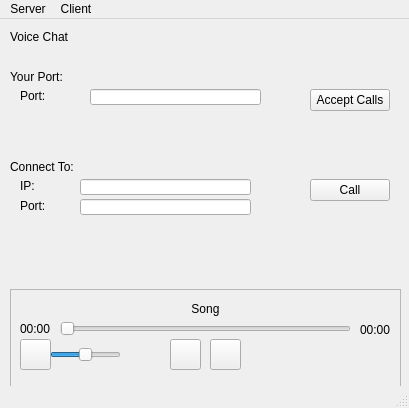
<?xml version="1.0" encoding="UTF-8"?>
<ui version="4.0">
 <class>MainWindow</class>
 <widget class="QMainWindow" name="MainWindow">
  <property name="geometry">
   <rect>
    <x>0</x>
    <y>0</y>
    <width>409</width>
    <height>408</height>
   </rect>
  </property>
  <property name="windowTitle">
   <string>MainWindow</string>
  </property>
  <widget class="QWidget" name="centralWidget">
   <widget class="QStackedWidget" name="widgets">
    <property name="geometry">
     <rect>
      <x>0</x>
      <y>0</y>
      <width>401</width>
      <height>261</height>
     </rect>
    </property>
    <property name="currentIndex">
     <number>5</number>
    </property>
    <widget class="QWidget" name="idle"/>
    <widget class="QWidget" name="svr_stream">
     <widget class="QLabel" name="svr_stream_lab">
      <property name="geometry">
       <rect>
        <x>10</x>
        <y>10</y>
        <width>81</width>
        <height>16</height>
       </rect>
      </property>
      <property name="text">
       <string>Server Stream</string>
      </property>
     </widget>
     <widget class="QLabel" name="svr_stream_lab_port">
      <property name="geometry">
       <rect>
        <x>20</x>
        <y>50</y>
        <width>41</width>
        <height>16</height>
       </rect>
      </property>
      <property name="text">
       <string>Port: </string>
      </property>
     </widget>
     <widget class="QLabel" name="svr_stream_lab_ip">
      <property name="geometry">
       <rect>
        <x>20</x>
        <y>30</y>
        <width>47</width>
        <height>14</height>
       </rect>
      </property>
      <property name="text">
       <string>IP: </string>
      </property>
     </widget>
     <widget class="QLabel" name="svr_stream_lab_audio_file">
      <property name="geometry">
       <rect>
        <x>20</x>
        <y>70</y>
        <width>51</width>
        <height>16</height>
       </rect>
      </property>
      <property name="text">
       <string>Audio File: </string>
      </property>
     </widget>
     <widget class="QLineEdit" name="svr_stream_input_audio_file">
      <property name="geometry">
       <rect>
        <x>80</x>
        <y>70</y>
        <width>171</width>
        <height>16</height>
       </rect>
      </property>
     </widget>
     <widget class="QLabel" name="svr_stream_txt_ip">
      <property name="geometry">
       <rect>
        <x>80</x>
        <y>30</y>
        <width>47</width>
        <height>16</height>
       </rect>
      </property>
      <property name="text">
       <string>_______</string>
      </property>
     </widget>
     <widget class="QLineEdit" name="svr_stream_input_port">
      <property name="geometry">
       <rect>
        <x>80</x>
        <y>50</y>
        <width>201</width>
        <height>16</height>
       </rect>
      </property>
     </widget>
     <widget class="QPushButton" name="svr_stream_btn_audio_file">
      <property name="geometry">
       <rect>
        <x>260</x>
        <y>70</y>
        <width>21</width>
        <height>16</height>
       </rect>
      </property>
      <property name="text">
       <string>...</string>
      </property>
     </widget>
     <widget class="QPushButton" name="svr_stream_btn_start">
      <property name="geometry">
       <rect>
        <x>310</x>
        <y>10</y>
        <width>80</width>
        <height>22</height>
       </rect>
      </property>
      <property name="text">
       <string>Start</string>
      </property>
     </widget>
     <widget class="QTextBrowser" name="svr_stream_box_clnt_info">
      <property name="geometry">
       <rect>
        <x>10</x>
        <y>120</y>
        <width>391</width>
        <height>141</height>
       </rect>
      </property>
     </widget>
     <widget class="QLabel" name="svr_stream_lab_clnt_info">
      <property name="geometry">
       <rect>
        <x>10</x>
        <y>100</y>
        <width>71</width>
        <height>16</height>
       </rect>
      </property>
      <property name="text">
       <string>Client Info:</string>
      </property>
     </widget>
    </widget>
    <widget class="QWidget" name="clnt_stream">
     <widget class="QLabel" name="clnt_stream_lab_port">
      <property name="geometry">
       <rect>
        <x>20</x>
        <y>50</y>
        <width>41</width>
        <height>16</height>
       </rect>
      </property>
      <property name="text">
       <string>Port: </string>
      </property>
     </widget>
     <widget class="QLabel" name="clnt_stream_lab">
      <property name="geometry">
       <rect>
        <x>10</x>
        <y>10</y>
        <width>81</width>
        <height>16</height>
       </rect>
      </property>
      <property name="text">
       <string>Client Stream</string>
      </property>
     </widget>
     <widget class="QLabel" name="clnt_stream_lab_ip">
      <property name="geometry">
       <rect>
        <x>20</x>
        <y>30</y>
        <width>47</width>
        <height>14</height>
       </rect>
      </property>
      <property name="text">
       <string>IP: </string>
      </property>
     </widget>
     <widget class="QLabel" name="clnt_stream_lab_svr_info">
      <property name="geometry">
       <rect>
        <x>10</x>
        <y>80</y>
        <width>71</width>
        <height>16</height>
       </rect>
      </property>
      <property name="text">
       <string>Server Info:</string>
      </property>
     </widget>
     <widget class="QPushButton" name="clnt_stream_btn_start">
      <property name="geometry">
       <rect>
        <x>310</x>
        <y>10</y>
        <width>80</width>
        <height>22</height>
       </rect>
      </property>
      <property name="text">
       <string>Connect</string>
      </property>
     </widget>
     <widget class="QLineEdit" name="clnt_stream_input_port">
      <property name="geometry">
       <rect>
        <x>80</x>
        <y>50</y>
        <width>201</width>
        <height>16</height>
       </rect>
      </property>
     </widget>
     <widget class="QLineEdit" name="clnt_stream_input_ip">
      <property name="geometry">
       <rect>
        <x>80</x>
        <y>30</y>
        <width>201</width>
        <height>16</height>
       </rect>
      </property>
     </widget>
     <widget class="QLabel" name="clnt_stream_lab_curr_playing">
      <property name="geometry">
       <rect>
        <x>30</x>
        <y>100</y>
        <width>101</width>
        <height>16</height>
       </rect>
      </property>
      <property name="text">
       <string>Currently Playing:</string>
      </property>
     </widget>
     <widget class="QLabel" name="clnt_stream_lab_song">
      <property name="geometry">
       <rect>
        <x>40</x>
        <y>120</y>
        <width>41</width>
        <height>16</height>
       </rect>
      </property>
      <property name="text">
       <string>Song: </string>
      </property>
     </widget>
     <widget class="QLabel" name="clnt_stream_lab_artist">
      <property name="geometry">
       <rect>
        <x>40</x>
        <y>140</y>
        <width>41</width>
        <height>16</height>
       </rect>
      </property>
      <property name="text">
       <string>Artist: </string>
      </property>
     </widget>
     <widget class="QLabel" name="clnt_stream_txt_song">
      <property name="geometry">
       <rect>
        <x>90</x>
        <y>120</y>
        <width>47</width>
        <height>14</height>
       </rect>
      </property>
      <property name="text">
       <string>______</string>
      </property>
     </widget>
     <widget class="QLabel" name="clnt_stream_txt_artist">
      <property name="geometry">
       <rect>
        <x>90</x>
        <y>140</y>
        <width>47</width>
        <height>14</height>
       </rect>
      </property>
      <property name="text">
       <string>______</string>
      </property>
     </widget>
    </widget>
    <widget class="QWidget" name="svr_files">
     <widget class="QLabel" name="svr_files_lab_ip">
      <property name="geometry">
       <rect>
        <x>20</x>
        <y>30</y>
        <width>47</width>
        <height>14</height>
       </rect>
      </property>
      <property name="text">
       <string>IP: </string>
      </property>
     </widget>
     <widget class="QTextBrowser" name="svr_files_box_activity">
      <property name="geometry">
       <rect>
        <x>10</x>
        <y>160</y>
        <width>391</width>
        <height>101</height>
       </rect>
      </property>
      <property name="horizontalScrollBarPolicy">
       <enum>Qt::ScrollBarAlwaysOff</enum>
      </property>
     </widget>
     <widget class="QLabel" name="svr_files_lab_client_activity">
      <property name="geometry">
       <rect>
        <x>10</x>
        <y>140</y>
        <width>91</width>
        <height>16</height>
       </rect>
      </property>
      <property name="text">
       <string>Client Activity:</string>
      </property>
     </widget>
     <widget class="QLabel" name="svr_files_txt_connected">
      <property name="geometry">
       <rect>
        <x>120</x>
        <y>70</y>
        <width>171</width>
        <height>16</height>
       </rect>
      </property>
      <property name="text">
       <string>_____</string>
      </property>
     </widget>
     <widget class="QLabel" name="svr_files_lab_connected">
      <property name="geometry">
       <rect>
        <x>20</x>
        <y>70</y>
        <width>101</width>
        <height>16</height>
       </rect>
      </property>
      <property name="text">
       <string>Connected:</string>
      </property>
     </widget>
     <widget class="QLabel" name="svr_files_txt_packets_sent">
      <property name="geometry">
       <rect>
        <x>120</x>
        <y>90</y>
        <width>171</width>
        <height>16</height>
       </rect>
      </property>
      <property name="text">
       <string>_____</string>
      </property>
     </widget>
     <widget class="QPushButton" name="svr_files_btn_start">
      <property name="geometry">
       <rect>
        <x>310</x>
        <y>10</y>
        <width>80</width>
        <height>22</height>
       </rect>
      </property>
      <property name="text">
       <string>Start</string>
      </property>
     </widget>
     <widget class="QLabel" name="svr_files_lab_packets_recv">
      <property name="geometry">
       <rect>
        <x>20</x>
        <y>110</y>
        <width>101</width>
        <height>16</height>
       </rect>
      </property>
      <property name="text">
       <string>Packets Received: </string>
      </property>
     </widget>
     <widget class="QLabel" name="svr_files_txt_packets_rcv">
      <property name="geometry">
       <rect>
        <x>120</x>
        <y>110</y>
        <width>171</width>
        <height>16</height>
       </rect>
      </property>
      <property name="text">
       <string>_____</string>
      </property>
     </widget>
     <widget class="QLabel" name="svr_files_lab">
      <property name="geometry">
       <rect>
        <x>10</x>
        <y>10</y>
        <width>281</width>
        <height>16</height>
       </rect>
      </property>
      <property name="text">
       <string>Server File Transfer</string>
      </property>
     </widget>
     <widget class="QLabel" name="svr_files_lab_packets_sent">
      <property name="geometry">
       <rect>
        <x>20</x>
        <y>90</y>
        <width>81</width>
        <height>16</height>
       </rect>
      </property>
      <property name="text">
       <string>Packets Sent: </string>
      </property>
     </widget>
     <widget class="QLabel" name="svr_files_lab_port">
      <property name="geometry">
       <rect>
        <x>20</x>
        <y>50</y>
        <width>47</width>
        <height>14</height>
       </rect>
      </property>
      <property name="text">
       <string>Port: </string>
      </property>
     </widget>
     <widget class="QLabel" name="svr_files_txt_ip">
      <property name="geometry">
       <rect>
        <x>120</x>
        <y>30</y>
        <width>171</width>
        <height>16</height>
       </rect>
      </property>
      <property name="text">
       <string>_____</string>
      </property>
     </widget>
     <widget class="QPlainTextEdit" name="svr_files_txt_port">
      <property name="geometry">
       <rect>
        <x>120</x>
        <y>50</y>
        <width>171</width>
        <height>21</height>
       </rect>
      </property>
      <property name="font">
       <font>
        <pointsize>8</pointsize>
        <kerning>true</kerning>
       </font>
      </property>
      <property name="verticalScrollBarPolicy">
       <enum>Qt::ScrollBarAlwaysOff</enum>
      </property>
     </widget>
    </widget>
    <widget class="QWidget" name="clnt_files">
     <widget class="QLineEdit" name="clnt_files_input_ip">
      <property name="geometry">
       <rect>
        <x>80</x>
        <y>29</y>
        <width>181</width>
        <height>16</height>
       </rect>
      </property>
     </widget>
     <widget class="QRadioButton" name="clnt_files_input_rb_download">
      <property name="geometry">
       <rect>
        <x>80</x>
        <y>69</y>
        <width>85</width>
        <height>20</height>
       </rect>
      </property>
      <property name="text">
       <string>Download</string>
      </property>
      <property name="checked">
       <bool>true</bool>
      </property>
     </widget>
     <widget class="QLabel" name="clnt_files_ip">
      <property name="geometry">
       <rect>
        <x>20</x>
        <y>29</y>
        <width>47</width>
        <height>14</height>
       </rect>
      </property>
      <property name="text">
       <string>IP:</string>
      </property>
     </widget>
     <widget class="QLabel" name="clnt_files_lab">
      <property name="geometry">
       <rect>
        <x>10</x>
        <y>9</y>
        <width>111</width>
        <height>16</height>
       </rect>
      </property>
      <property name="text">
       <string>Client File Transfer</string>
      </property>
     </widget>
     <widget class="QRadioButton" name="clnt_files_input_rb_upload">
      <property name="geometry">
       <rect>
        <x>180</x>
        <y>69</y>
        <width>85</width>
        <height>20</height>
       </rect>
      </property>
      <property name="text">
       <string>Upload</string>
      </property>
     </widget>
     <widget class="QLineEdit" name="clnt_files_input_port">
      <property name="geometry">
       <rect>
        <x>80</x>
        <y>49</y>
        <width>181</width>
        <height>16</height>
       </rect>
      </property>
     </widget>
     <widget class="QLabel" name="clnt_files_lab_svr_info">
      <property name="geometry">
       <rect>
        <x>20</x>
        <y>89</y>
        <width>47</width>
        <height>14</height>
       </rect>
      </property>
      <property name="text">
       <string>File: </string>
      </property>
     </widget>
     <widget class="QLabel" name="clnt_files_lab_port">
      <property name="geometry">
       <rect>
        <x>20</x>
        <y>49</y>
        <width>47</width>
        <height>14</height>
       </rect>
      </property>
      <property name="text">
       <string>Port: </string>
      </property>
     </widget>
     <widget class="QPushButton" name="clnt_files_input_btn_browse">
      <property name="geometry">
       <rect>
        <x>240</x>
        <y>90</y>
        <width>21</width>
        <height>16</height>
       </rect>
      </property>
      <property name="text">
       <string>...</string>
      </property>
     </widget>
     <widget class="QLabel" name="clnt_files_lab_type">
      <property name="geometry">
       <rect>
        <x>20</x>
        <y>69</y>
        <width>47</width>
        <height>14</height>
       </rect>
      </property>
      <property name="text">
       <string>Type:</string>
      </property>
     </widget>
     <widget class="QPushButton" name="clnt_files_btn_send">
      <property name="geometry">
       <rect>
        <x>310</x>
        <y>9</y>
        <width>80</width>
        <height>22</height>
       </rect>
      </property>
      <property name="text">
       <string>Send</string>
      </property>
     </widget>
     <widget class="QLineEdit" name="clnt_files_input_file">
      <property name="geometry">
       <rect>
        <x>80</x>
        <y>90</y>
        <width>151</width>
        <height>16</height>
       </rect>
      </property>
     </widget>
     <widget class="QTextBrowser" name="clnt_files_box_activity">
      <property name="geometry">
       <rect>
        <x>10</x>
        <y>140</y>
        <width>391</width>
        <height>121</height>
       </rect>
      </property>
     </widget>
     <widget class="QLabel" name="clnt_files_lab_activity">
      <property name="geometry">
       <rect>
        <x>10</x>
        <y>120</y>
        <width>111</width>
        <height>16</height>
       </rect>
      </property>
      <property name="text">
       <string>Server Activity:</string>
      </property>
     </widget>
    </widget>
    <widget class="QWidget" name="clnt_voice">
     <widget class="QLabel" name="clnt_voice_lab">
      <property name="geometry">
       <rect>
        <x>10</x>
        <y>10</y>
        <width>71</width>
        <height>16</height>
       </rect>
      </property>
      <property name="text">
       <string>Voice Chat</string>
      </property>
     </widget>
     <widget class="QPushButton" name="clnt_voice_btn_call">
      <property name="geometry">
       <rect>
        <x>310</x>
        <y>160</y>
        <width>80</width>
        <height>22</height>
       </rect>
      </property>
      <property name="text">
       <string>Call</string>
      </property>
     </widget>
     <widget class="QLabel" name="clnt_voice_lab_ip">
      <property name="geometry">
       <rect>
        <x>20</x>
        <y>160</y>
        <width>47</width>
        <height>14</height>
       </rect>
      </property>
      <property name="text">
       <string>IP: </string>
      </property>
     </widget>
     <widget class="QLabel" name="clnt_voice_lab_port">
      <property name="geometry">
       <rect>
        <x>20</x>
        <y>180</y>
        <width>47</width>
        <height>14</height>
       </rect>
      </property>
      <property name="text">
       <string>Port: </string>
      </property>
     </widget>
     <widget class="QLineEdit" name="clnt_voice_txt_ip">
      <property name="geometry">
       <rect>
        <x>80</x>
        <y>160</y>
        <width>171</width>
        <height>16</height>
       </rect>
      </property>
      <property name="text">
       <string/>
      </property>
     </widget>
     <widget class="QLineEdit" name="clnt_voice_txt_port">
      <property name="geometry">
       <rect>
        <x>80</x>
        <y>180</y>
        <width>171</width>
        <height>16</height>
       </rect>
      </property>
      <property name="text">
       <string/>
      </property>
     </widget>
     <widget class="QLabel" name="clnt_voice_lab_connect_to">
      <property name="geometry">
       <rect>
        <x>10</x>
        <y>140</y>
        <width>91</width>
        <height>16</height>
       </rect>
      </property>
      <property name="text">
       <string>Connect To:</string>
      </property>
     </widget>
     <widget class="QLabel" name="clnt_voice_lab_user_activity">
      <property name="geometry">
       <rect>
        <x>10</x>
        <y>50</y>
        <width>91</width>
        <height>16</height>
       </rect>
      </property>
      <property name="text">
       <string>Your Port:</string>
      </property>
     </widget>
     <widget class="QLabel" name="clnt_voice_lab_your_port">
      <property name="geometry">
       <rect>
        <x>20</x>
        <y>70</y>
        <width>47</width>
        <height>14</height>
       </rect>
      </property>
      <property name="text">
       <string>Port: </string>
      </property>
     </widget>
     <widget class="QLineEdit" name="clnt_voice_txt_your_port">
      <property name="geometry">
       <rect>
        <x>90</x>
        <y>70</y>
        <width>171</width>
        <height>16</height>
       </rect>
      </property>
      <property name="text">
       <string/>
      </property>
     </widget>
     <widget class="QPushButton" name="clnt_voice_btn_accept_call">
      <property name="geometry">
       <rect>
        <x>310</x>
        <y>70</y>
        <width>80</width>
        <height>22</height>
       </rect>
      </property>
      <property name="text">
       <string>Accept Calls</string>
      </property>
     </widget>
    </widget>
   </widget>
   <widget class="QFrame" name="frame">
    <property name="geometry">
     <rect>
      <x>10</x>
      <y>270</y>
      <width>391</width>
      <height>101</height>
     </rect>
    </property>
    <property name="frameShape">
     <enum>QFrame::StyledPanel</enum>
    </property>
    <property name="frameShadow">
     <enum>QFrame::Raised</enum>
    </property>
    <widget class="QSlider" name="media_slider_progress">
     <property name="geometry">
      <rect>
       <x>50</x>
       <y>30</y>
       <width>291</width>
       <height>20</height>
      </rect>
     </property>
     <property name="orientation">
      <enum>Qt::Horizontal</enum>
     </property>
    </widget>
    <widget class="QPushButton" name="media_btn_play">
     <property name="geometry">
      <rect>
       <x>160</x>
       <y>50</y>
       <width>31</width>
       <height>31</height>
      </rect>
     </property>
     <property name="text">
      <string/>
     </property>
     <property name="icon">
      <iconset resource="icons.qrc">
       <normaloff>:/icons/play.png</normaloff>:/icons/play.png</iconset>
     </property>
    </widget>
    <widget class="QPushButton" name="media_btn_stop">
     <property name="geometry">
      <rect>
       <x>200</x>
       <y>50</y>
       <width>31</width>
       <height>31</height>
      </rect>
     </property>
     <property name="text">
      <string/>
     </property>
     <property name="icon">
      <iconset resource="icons.qrc">
       <normaloff>:/icons/stop.png</normaloff>:/icons/stop.png</iconset>
     </property>
     <property name="iconSize">
      <size>
       <width>20</width>
       <height>20</height>
      </size>
     </property>
    </widget>
    <widget class="QPushButton" name="media_btn_vol">
     <property name="geometry">
      <rect>
       <x>10</x>
       <y>50</y>
       <width>31</width>
       <height>31</height>
      </rect>
     </property>
     <property name="text">
      <string/>
     </property>
     <property name="icon">
      <iconset resource="icons.qrc">
       <normaloff>:/icons/medium-volume.png</normaloff>:/icons/medium-volume.png</iconset>
     </property>
     <property name="iconSize">
      <size>
       <width>16</width>
       <height>16</height>
      </size>
     </property>
    </widget>
    <widget class="QSlider" name="media_slider_vol">
     <property name="geometry">
      <rect>
       <x>40</x>
       <y>50</y>
       <width>71</width>
       <height>31</height>
      </rect>
     </property>
     <property name="cursor">
      <cursorShape>PointingHandCursor</cursorShape>
     </property>
     <property name="maximum">
      <number>100</number>
     </property>
     <property name="sliderPosition">
      <number>50</number>
     </property>
     <property name="orientation">
      <enum>Qt::Horizontal</enum>
     </property>
    </widget>
    <widget class="QLabel" name="media_lab_txt_curr">
     <property name="geometry">
      <rect>
       <x>10</x>
       <y>30</y>
       <width>31</width>
       <height>20</height>
      </rect>
     </property>
     <property name="text">
      <string>00:00</string>
     </property>
    </widget>
    <widget class="QLabel" name="meida_lab_txt_length">
     <property name="geometry">
      <rect>
       <x>350</x>
       <y>30</y>
       <width>31</width>
       <height>21</height>
      </rect>
     </property>
     <property name="text">
      <string>00:00</string>
     </property>
    </widget>
    <widget class="QLabel" name="media_lab_txt_curr_song">
     <property name="geometry">
      <rect>
       <x>70</x>
       <y>10</y>
       <width>251</width>
       <height>20</height>
      </rect>
     </property>
     <property name="text">
      <string>Song</string>
     </property>
     <property name="alignment">
      <set>Qt::AlignCenter</set>
     </property>
    </widget>
   </widget>
  </widget>
  <widget class="QMenuBar" name="menuBar">
   <property name="geometry">
    <rect>
     <x>0</x>
     <y>0</y>
     <width>409</width>
     <height>20</height>
    </rect>
   </property>
   <widget class="QMenu" name="menuServer">
    <property name="title">
     <string>Server</string>
    </property>
    <addaction name="separator"/>
    <addaction name="menu_svr_files"/>
    <addaction name="menu_svr_stream"/>
   </widget>
   <widget class="QMenu" name="menuClient">
    <property name="title">
     <string>Client</string>
    </property>
    <addaction name="menu_clnt_files"/>
    <addaction name="menu_clnt_stream"/>
    <addaction name="menu_clnt_voice"/>
   </widget>
   <addaction name="menuServer"/>
   <addaction name="menuClient"/>
  </widget>
  <widget class="QStatusBar" name="statusBar"/>
  <action name="menu_svr_files">
   <property name="text">
    <string>File Transfer</string>
   </property>
  </action>
  <action name="menu_svr_stream">
   <property name="text">
    <string>Stream</string>
   </property>
  </action>
  <action name="menu_clnt_files">
   <property name="text">
    <string>Upload/Download</string>
   </property>
  </action>
  <action name="menu_clnt_stream">
   <property name="text">
    <string>Stream</string>
   </property>
  </action>
  <action name="menu_clnt_voice">
   <property name="text">
    <string>Voice Call</string>
   </property>
  </action>
 </widget>
 <layoutdefault spacing="6" margin="11"/>
 <resources>
  <include location="icons.qrc"/>
 </resources>
 <connections/>
</ui>
